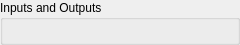
<?xml version="1.0" encoding="UTF-8"?>
<ui version="4.0">
 <exportmacro>KST_EXPORT</exportmacro>
 <class>BasicDialogWidget</class>
 <widget class="QWidget" name="BasicDialogWidget">
  <property name="geometry">
   <rect>
    <x>0</x>
    <y>0</y>
    <width>240</width>
    <height>41</height>
   </rect>
  </property>
  <layout class="QGridLayout">
   <property name="margin">
    <number>0</number>
   </property>
   <property name="spacing">
    <number>0</number>
   </property>
   <item row="1" column="0">
    <widget class="QGroupBox" name="_inputOutputBox">
     <property name="title">
      <string>Inputs and Outputs</string>
     </property>
     <layout class="QGridLayout">
      <item row="0" column="0">
       <widget class="QFrame" name="_frame">
        <property name="frameShape">
         <enum>QFrame::NoFrame</enum>
        </property>
        <property name="frameShadow">
         <enum>QFrame::Plain</enum>
        </property>
       </widget>
      </item>
     </layout>
    </widget>
   </item>
  </layout>
 </widget>
 <layoutdefault spacing="6" margin="11"/>
 <pixmapfunction>qPixmapFromMimeSource</pixmapfunction>
 <customwidgets>
 </customwidgets>
 <includes>
  <include location="global">kst_export.h</include>
 </includes>
 <resources/>
 <connections/>
</ui>
